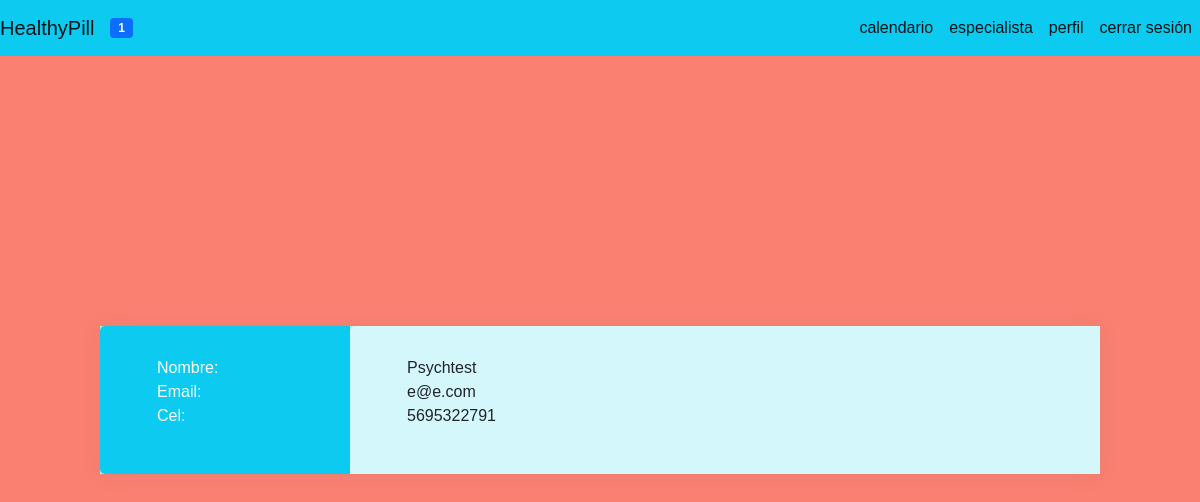
/base/especialistas/ (signed in), run on the app's committed database.
### HealthyPillApp/models.py (models this page shows, shortened)
class UserProfile(AbstractBaseUser, PermissionsMixin):
    username = models.CharField(max_length=255, unique=True)
    email = models.EmailField(max_length=255, unique=True)
    phone = models.CharField(max_length=12)
    is_active = models.BooleanField(default=True)
    is_staff = models.BooleanField(default=False)
    is_pacient = models.BooleanField(default=True)
    is_specialist = models.BooleanField(default=False)
    objects = UserProfileManager()
    USERNAME_FIELD = 'username'
    REQUIRED_FIELDS = ['email']

### HealthyPillApp/views.py (the view)
# urls.py: path('especialistas/', especialistas, name='especialistas'),
def especialistas(request):
    users = UserProfile.objects.all()
    return render(request, "HealthyPillApp/ContactosEspecialistas.html", {'users' : users})

### HealthyPillApp/templatetags/custom_tags.py (called while the page is built)
@register.inclusion_tag('HealthyPillApp/show_notifications.html', takes_context=True)
def show_notifications(context):
    request_user = context['request'].user
    notifications = Notification.objects.filter(to_user=request_user).exclude(user_has_seen=True).order_by('-date')
    return {'notifications' : notifications}

### HealthyPillApp/templates/HealthyPillApp/ContactosEspecialistas.html (shortened to what this page needs)
{% extends 'HealthyPillApp/Base.html'%}
{% block content%}
    <head>
        <link rel='stylesheet' href='https://use.fontawesome.com/releases/v5.6.3/css/all.css'>
    </head>
    <body>
        <div class='wrapper'>
            <div class='left'>
                <ul>
                    <li>Nombre:</li>
                    <li>Email:</li>
                    <li>Cel:</li>
                </ul>
            </div>
            <div class='right'>
            {% for user in users %}
                {% if user.is_specialist%}
                    <ul>
                        <li>{{user.username}}</li>
                        <li>{{user.email}}</li>
                        <li>{{user.phone}}</li>
                    </ul>
                {% endif %}
            {% endfor %}
            </div>
        </div>
    </body>
{% endblock %}

### HealthyPillApp/templates/HealthyPillApp/ContactosEspecialistas.html (style rules this page uses)
* { margin: 0; padding:0; box-sizing: border-box; list-style: none; font-family: arial; }
body { background: black; }
.wrapper { background-color: #ACF2D9; position: absolute; top:50%; left: 50%; transform: translate(-50%,-50%); width:1000px; display: flex; box-shadow: 0 1px 20px 0 rgba(69,90,100,0.08); vertical-align: middle; }
.wrapper .left { background-color: #0dcaf0; width:25%; padding: 30px 25px; border-top-left-radius: 5px; border-bottom-left-radius: 5px; color:#fff; vertical-align: middle; }
.wrapper .right { width:75%; background:#D4F7FC; border-top-left-radius: 5px; border-bottom-left-radius: 1px; padding: 30px 25px; }

### data on the page
UserProfile: username "Psychtest", email "e@e.com", phone "5695322791"

### other printed values
{{ notifications.count }} "1"
